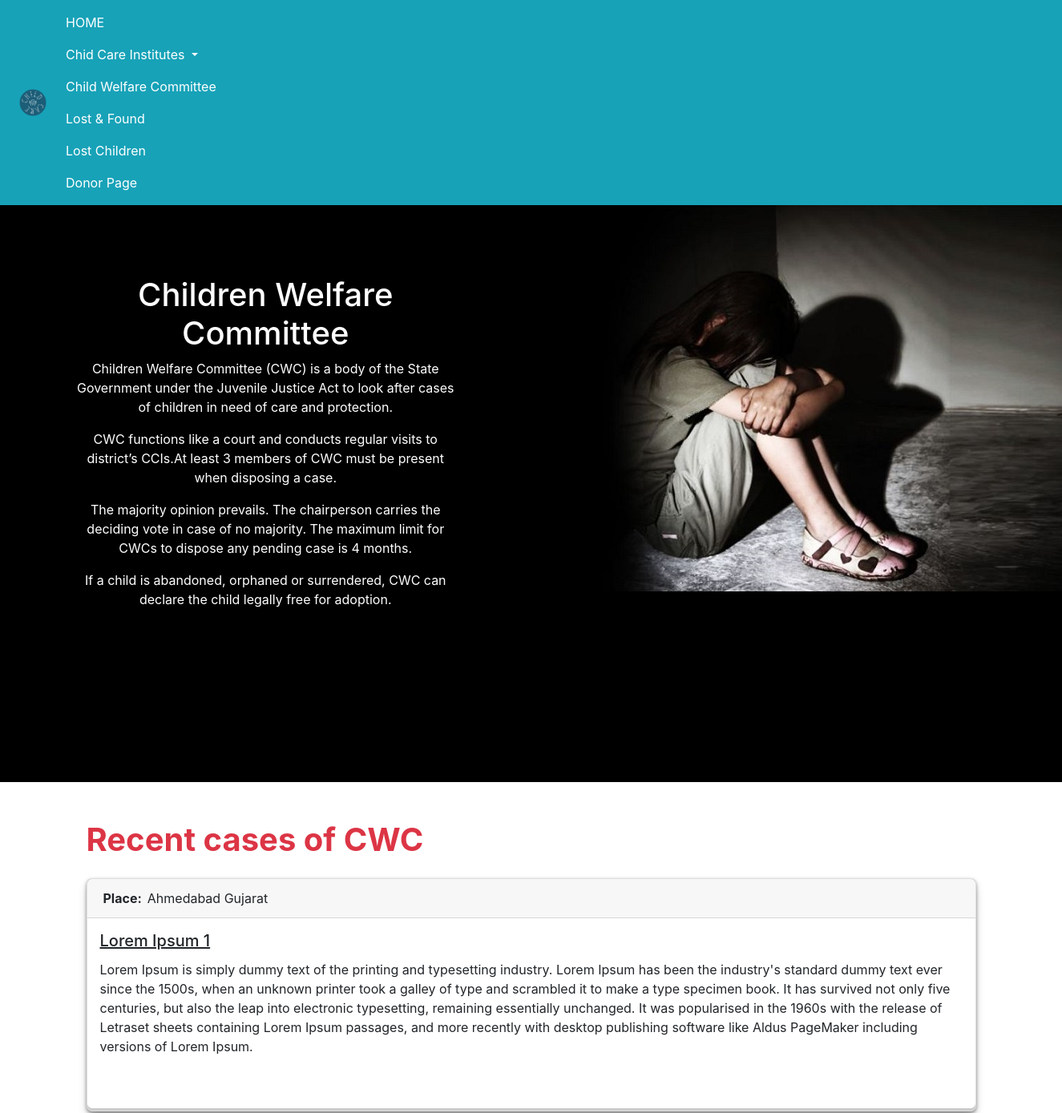
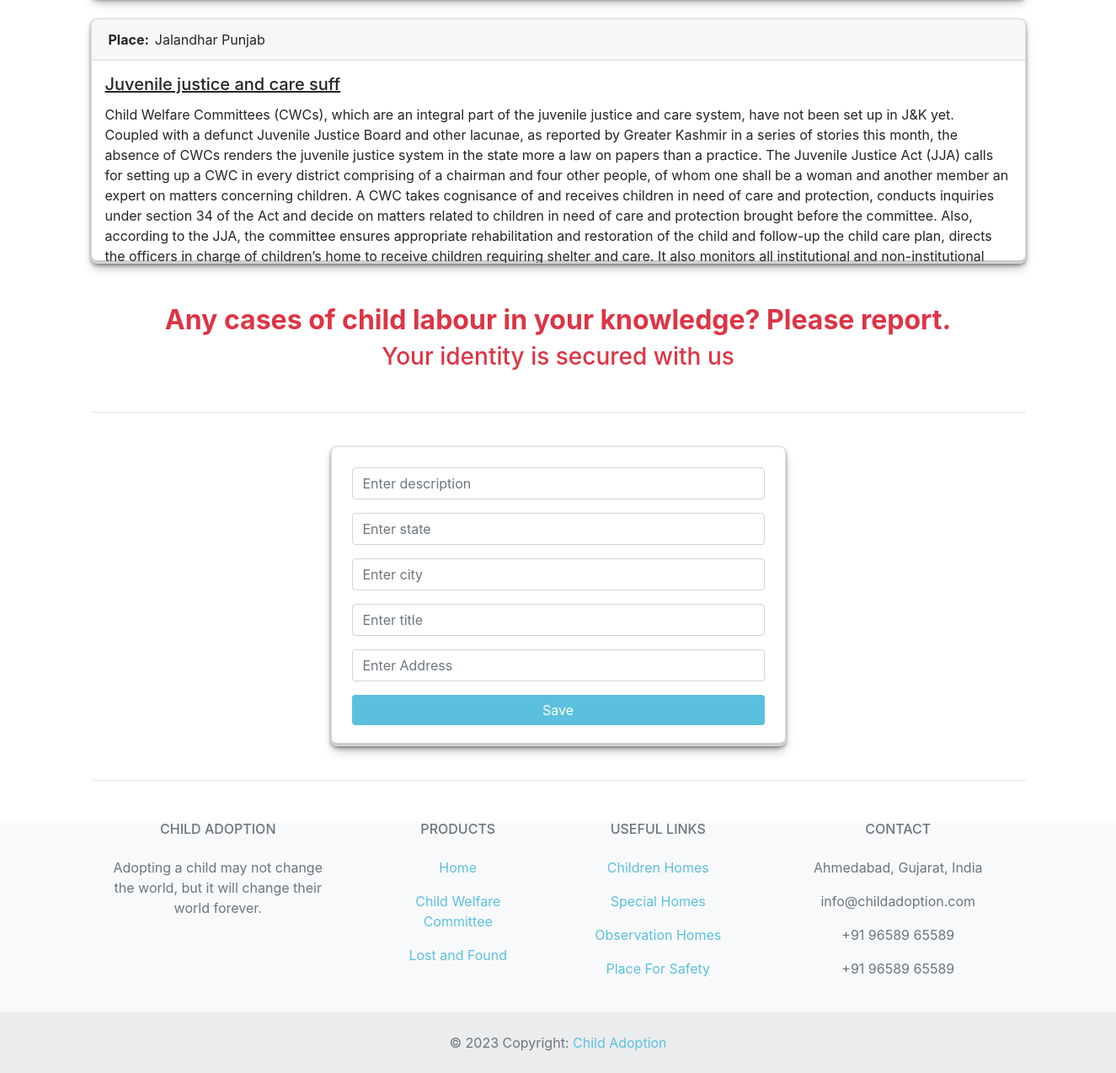
/CWC/, run on the app's committed database (2 pictures, top to bottom).
### child/models.py (models this page shows, shortened)
class cases(models.Model):
	description=models.TextField()
	state=models.CharField(max_length=25)
	city=models.CharField(max_length=30)
	title=models.CharField(max_length=30)
	Address=models.TextField()

### child/views.py (the view)
# urls.py: path('CWC/', views.post_list, name='post_list'),
def post_list(request):
	posts=cases.objects.all()
	if request.method == "POST":
		print("post clicked")
		form = CaseForm(request.POST)
		if form.is_valid():
			case = form.save(commit=False)
			case.save()
			return redirect('post_list')
	else:
		form = CaseForm()
	return render(request, 'child/post_list.html', {'form': form, 'posts':posts})

### child/forms.py
class CaseForm(forms.ModelForm):
	description = forms.CharField(widget=forms.TextInput(attrs={"class":"form-control","placeholder":'Enter description'}))
	state = forms.CharField(widget=forms.TextInput(attrs={"class":"form-control","placeholder":'Enter state'}))
	city = forms.CharField(widget=forms.TextInput(attrs={"class":"form-control","placeholder":'Enter city'}))
	title = forms.CharField(widget=forms.TextInput(attrs={"class":"form-control","placeholder":'Enter title'}))
	Address = forms.CharField(widget=forms.TextInput(attrs={"class":"form-control","placeholder":'Enter Address'}))
	class Meta:
		model=cases
		fields=(['description', 'state', 'city', 'title', 'Address'])

### child/templates/child/post_list.html (shortened to what this page needs)
{% load static %}
<!DOCTYPE html>
<html lang="en">
<head>
  <link rel="stylesheet" href="https://maxcdn.bootstrapcdn.com/bootstrap/4.0.0-alpha.6/css/bootstrap.min.css"
>
  <link rel="stylesheet" href="https://cdnjs.cloudflare.com/ajax/libs/font-awesome/4.7.0/css/font-awesome.min.css">
</head>
<body>
  <div>
    <nav class="navbar navbar-toggleable navbar-info bg-info" id="nav-main">
      <a class="navbar-brand" href="#"><img src="{% static 'image/logo_child.png' %}" width="50" height="50px"
          alt="Logo"></a>
      <ul class="nav navbar-nav mr-auto">
        <li class="nav-item active">
          <a class="nav-link text-white" href="{% url 'homepage' %}">HOME<span class="sr-only">(current)</span> </a>
        </li>
        <li class="nav-item dropdown">
          <a class="nav-link dropdown-toggle  text-white" id="navbarDropdownMenuLink" data-toggle="dropdown"
            aria-haspopup="true" aria-expanded="false">
            Chid Care Institutes
          </a>
        </li>
        <li class="nav-item ">
          <a class="nav-link text-white" href="{% url 'post_list' %}">Child Welfare Committee</a>
        </li>
        <li class="nav-item">
          <a class="nav-link text-white" href="{% url 'lost' %}">Lost & Found</a>
        </li>
        <li class="nav-item">
          <a class="nav-link text-white" href="{% url 'lostChild' %}">Lost Children</a>
        </li>
        <li class="nav-item">
          <a class="nav-link text-white" href="{% url 'donorpage' %}">Donor Page</a>
        </li>
      </ul>
    </nav>
  </div>
  <div style="height: 100vh;">
    <div class="row" style="background-color: black">
      <div class="span6 col-md-6 col-xs-6">
        <div class="showcase-left" style="height: 90vh;width: 50vw;margin: 0px;padding: 0px">
          <div style="background-color: black; padding:11vh 7vw 12vh 7vw;margin: 0px;">
            <h1 class="text-white" style="text-align: center">Children Welfare Committee</h1>
            <p class="text-white" style="text-align: center">Children Welfare Committee (CWC) is a body of the State
              Government under the Juvenile Justice Act to look after cases of children in need of care and protection.
            </p>
            <p class="text-white" style="text-align: center">CWC functions like a court and conducts regular visits to
              district’s CCIs.At least 3 members of CWC must be present when disposing a case.</p>
            <p class="text-white" style="text-align: center">The majority opinion prevails. The chairperson carries the
              deciding vote in case of no majority. The maximum limit for CWCs to dispose any pending case is 4 months.
            </p>
            <p class="text-white" style="text-align: center">If a child is abandoned, orphaned or surrendered, CWC can
              declare the child legally free for adoption.</p>
          </div>
        </div>
      </div>
      <div class="span6 col-md-6 col-xs-6" style="background-color: black;">
        <div class="showcase-right">
          <img src="{% static 'image/cwc.jpg'%} ">
        </div>
      </div>
    </div>
    <div class="container">
      <p class="h1 mt-5 text-danger"><strong>Recent cases of CWC</strong></p>
      <div id=" accordion" role="tablist">
        {% for post in posts %}
        <div class="card mt-4 mb-4">
          <div class="card-header">
            <span class="place" style="
                font-weight: 700;
                margin-right: 7px;
            ">Place:</span>{{post.city}} {{post.state}}
          </div>
          <div class="card-body p-3 customCardBody">
            <h5 class="card-title">{{post.title}}</h5>
            <p class="card-text">{{post.description}}</p>
          </div>
        </div>
        {% endfor %}
      </div>
      <nav class="navbar navbar-toggleable d-inline">
        <p class="text-danger text-center h2"><strong>Any cases of child labour in your knowledge?
            Please report. </strong></p>
        <p class="text-danger text-center h3">Your identity is secured with us</p>
      </nav>
      <hr>
      <div class="row d-flex justify-content-center">
        <div class="col-md-6">
          <div class="card mt-4 mb-4 p-4">
            <form method="POST" target="_blank" autocomplete="on" class="case-form">
              <div class="form-group">
                {{ form.description }}
              </div>
              <div class="form-group">
                {{ form.state }}
              </div>
              <div class="form-group">
                {{ form.city }}
              </div>
              <div class="form-group">
                {{ form.title }}
              </div>
              <div class="form-group">
                {{ form.Address }}
              </div>
              <button type="submit" class="btn btn-success btn-block">Save</button>
            </form>
          </div>
        </div>
      </div>
      <hr>
    </div>
    <footer class="text-center text-lg-start bg-light text-muted">
      <section class="">
        <div class="container text-center text-md-start mt-5">
          <div class="row mt-3">
            <div class="col-md-3 col-lg-4 col-xl-3 mx-auto mb-4">
              <h6 class="text-uppercase fw-bold mb-4">
                Child Adoption
              </h6>
              <p>
                Adopting a child may not change the world, but it will change their world forever.
              </p>
            </div>
            <div class="col-md-2 col-lg-2 col-xl-2 mx-auto mb-4">
              <h6 class="text-uppercase fw-bold mb-4">
                Products
              </h6>
              <p>
                <a href="{% url 'homepage' %}" class="text-reset">Home</a>
              </p>
              <p>
                <a href="{% url 'post_list' %}" class="text-reset">Child Welfare Committee</a>
              </p>
              <p>
                <a href="{% url 'lost' %}" class="text-reset">Lost and Found</a>
              </p>
            </div>
            <div class="col-md-3 col-lg-2 col-xl-2 mx-auto mb-4">
              <h6 class="text-uppercase fw-bold mb-4">
                Useful links
              </h6>
              <p>
                <a href="{% url 'Children_Homes' %}" class="text-reset">Children Homes</a>
              </p>
              <p>
                <a href="{% url 'Special_Homes' %}" class="text-reset">Special Homes</a>
              </p>
              <p>
                <a href="{% url 'Observation_Homes' %}" class="text-reset">Observation Homes</a>
              </p>
              <p>
                <a href="{% url 'Place_For_Safety' %}" class="text-reset">Place For Safety</a>
              </p>
            </div>
            <div class="col-md-4 col-lg-3 col-xl-3 mx-auto mb-md-0 mb-4">
              <h6 class="text-uppercase fw-bold mb-4">Contact</h6>
              <p>Ahmedabad, Gujarat, India</p>
              <p>
                info@childadoption.com
              </p>
              <p>+91 96589 65589</p>
              <p>+91 96589 65589</p>
            </div>
          </div>
        </div>
      </section>
      <div class="text-center p-4" style="background-color: rgba(0, 0, 0, 0.05);">
        © 2023 Copyright:
        <a class="text-reset fw-bold" href="#">Child Adoption</a>
      </div>
    </footer>
</body>
</html>

### child/templates/child/post_list.html (style rules this page uses)
.card { box-shadow: rgba(0, 0, 0, 0.4) 0px 2px 4px, rgba(0, 0, 0, 0.3) 0px 7px 13px -3px, rgba(0, 0, 0, 0.2) 0px -3px 0px inset; border-radius: 7px; }
.customCardBody { height: 30vh; overflow: auto; }
.customCardBody .card-title { text-decoration: underline; }
a { color: #5bc0de; }
.btn-success { background-color: #5bc0de; border: #5bc0de; }

### data on the page
cases: city "Ahmedabad", state "Gujarat", title "Lorem Ipsum 1", description "Lorem Ipsum is simply dummy text of the printing and typesetting industry. Lorem Ipsum has been the industry's standard dummy text ever since the 1500s, when an unknown printer took a galley of type and scrambled it to make a type specimen book. It has survived not only five centuries, but also the leap into electronic typesetting, remaining essentially unchanged. It was popularised in the 1960s with the release of Letraset sheets containing Lorem Ipsum passages, and more recently with desktop publishing software like Aldus PageMaker including versions of Lorem Ipsum."
cases: city "Jalandhar", state "Punjab", title "Juvenile justice and care suff", description "Child Welfare Committees (CWCs), which are an integral part of the juvenile justice and care system, have not been set up in J&K yet. Coupled with a defunct Juvenile Justice Board and other lacunae, as reported by Greater Kashmir in a series of stories this month, the absence of CWCs renders the juvenile justice system in the state more a law on papers than a practice. The Juvenile Justice Act (JJA) calls for setting up a CWC in every district comprising of a chairman and four other people, of whom one shall be a woman and another member an expert on matters concerning children. A CWC takes cognisance of and receives children in need of care and protection, conducts inquiries under section…"
